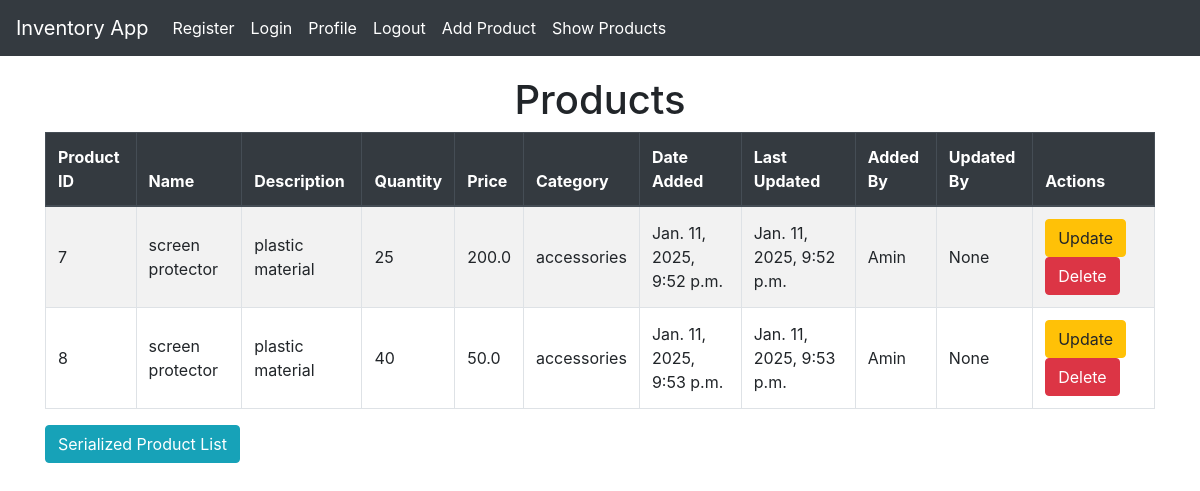
The app's page /list/ (signed in) with its own data.
### Inventory_App/models.py (models this page shows, shortened)
class Product(models.Model):
    product_id = models.AutoField(primary_key=True)
    name = models.CharField(max_length=100)
    description = models.TextField()
    quantity = models.IntegerField()
    price = models.FloatField()
    category = models.CharField(max_length=100)
    date_added = models.DateTimeField(auto_now_add=True)
    last_updated = models.DateTimeField(auto_now=True)
    added_by = models.ForeignKey(User, on_delete=models.PROTECT, related_name='product_added_by', null=True)
    updated_by = models.ForeignKey(User, on_delete=models.PROTECT, related_name='Product_updated_by', null=True)

### Inventory_App/views.py (the view)
# urls.py: path('list/', views.product_list_view, name='product_list'),
def product_list_view(request):
    product_list = Product.objects.filter(added_by=request.user) or Product.objects.filter(updated_by=request.user)
    filter_backends = [filters.SearchFilter]
    search_fields = ['category', 'price', 'quantity']
    return render(request, 'Inventory_App/product_list.html', {'product_list': product_list})

### Inventory_App/templates/Inventory_App/product_list.html (shortened to what this page needs)
{% extends "Inventory_App/base.html" %}
{% block content %}
    <h1 class="text-center">Products</h1>
    <table class="table table-bordered table-striped ">
        <thead class="thead-dark">
            <tr>
                <th>Product ID</th>
                <th>Name</th>
                <th>Description</th>
                <th>Quantity</th>
                <th>Price</th>
                <th>Category</th>
                <th>Date Added</th>
                <th>Last Updated</th>
                <th>Added By</th>
                <th>Updated By</th>
                <th>Actions</th>
            </tr>
        </thead>
        <tbody>
            {% for product in product_list %}
            <tr>
                <td>{{ product.product_id }} </td>
                <td>{{ product.name }} </td>
                <td>{{ product.description }} </td>
                <td>{{ product.quantity }} </td>
                <td>{{ product.price }} </td>
                <td>{{ product.category }} </td>
                <td>{{ product.date_added }} </td>
                <td>{{ product.last_updated }} </td>
                <td>{{ product.added_by }} </td>
                <td>{{ product.updated_by }} </td>
                <td>
                    <a href="{% url 'product_update' product.product_id %}" class="btn btn-warning" >Update</a>
                    <a href="{% url 'product_delete' product.product_id %}" class="btn btn-danger" >Delete</a>
                </td>
            </tr>
            {% endfor %}
        </tbody>
    </table>
    <a href="{% url 'product_serialize_list' %}" class="btn btn-info" >Serialized Product List</a>
{% endblock %}

### Inventory_App/templates/Inventory_App/base.html (style rules this page uses)
body { padding-top: 56px; }
.table th, .table td { vertical-align: middle; }

### records on screen
Product: product_id "7", name "screen protector", description "plastic material", quantity "25", price "200.0", category "accessories", date_added "Jan. 11, 2025, 9:52 p.m.", last_updated "Jan. 11, 2025, 9:52 p.m.", added_by "Amin", updated_by "None"
Product: product_id "8", name "screen protector", description "plastic material", quantity "40", price "50.0", category "accessories", date_added "Jan. 11, 2025, 9:53 p.m.", last_updated "Jan. 11, 2025, 9:53 p.m.", added_by "Amin", updated_by "None"
